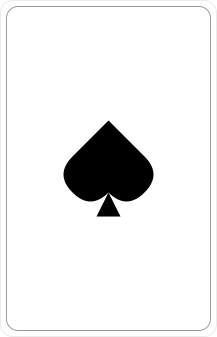
#> input picture resources/cards/card_ace_spades.png, 217 x 337 px; its folder holds 4 pictures in this run
$ python gen.py
#> lines starting #> are read from the running program, lines starting #| are printed output that depends on the picture
from PIL import Image, ImageDraw, ImageFont

font = ImageFont.truetype("/usr/share/fonts/noto/NotoMono-Regular.ttf", 50)

list(map(str,range(2, 11)))+["jack","queen","king"]
for suit in ["spades", "hearts", "clubs", "diamonds"]:
    color = "black" if suit == "spades" or suit == "clubs" else "red"
    base = Image.open("cards/card_ace_{}.png".format(suit))
#> base is the input picture: PIL image 217x337 RGBA; mean R, G, B, A 235.4, 235.4, 235.4, 254.5
    for card in list(map(str,range(2, 11)))+["jack","queen","king"]:
        im = base.copy()#Image.new("RGBA", (162, 252), "white")
        draw = ImageDraw.Draw(im)
        draw.text((0,0), "{}".format(card), color, font)
        del draw
        im.save("cards/card_{}_{}.png".format(card, suit), "PNG", dpi=(72,72))
#> this loop made 12 passes
#> pass 1, `im.save("cards/card_{}_{}.png".format(card, suit), "PNG", dpi=(72,72))`:
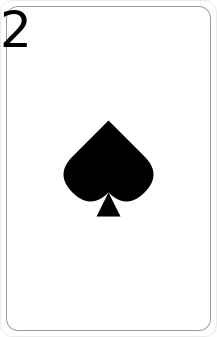
#> saved as card_2_spades.png: PIL image 217x337 RGBA; mean R, G, B, A 234.2, 234.2, 234.2, 254.5; transparent parts drawn white
#> pass 2, `im.save("cards/card_{}_{}.png".format(card, suit), "PNG", dpi=(72,72))`:
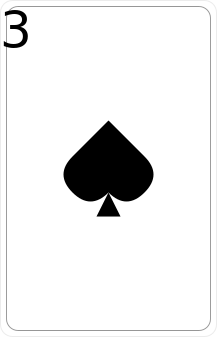
#> saved as card_3_spades.png: PIL image 217x337 RGBA; mean R, G, B, A 234.2, 234.2, 234.2, 254.5; transparent parts drawn white
#> pass 2 of the loop `for suit in ["spades", "hearts", "clubs", "diamonds"]:`:
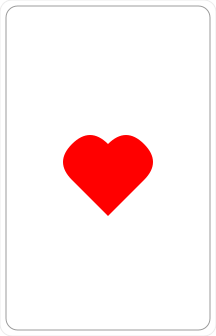
#> input picture resources/cards/card_ace_hearts.png, 216 x 336 px
#> base is the input picture: PIL image 216x336 RGBA; mean R, G, B, A 253.2, 236.5, 236.5, 254.7
#> the loop `for card in list(map(str,range(2, 11)))+["jack","queen","king"]:` made 12 passes
#> pass 1, `im.save("cards/card_{}_{}.png".format(card, suit), "PNG", dpi=(72,72))`:
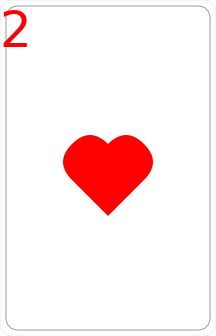
#> saved as card_2_hearts.png: PIL image 216x336 RGBA; mean R, G, B, A 253.2, 235.4, 235.4, 254.7; transparent parts drawn white
#> pass 2, `im.save("cards/card_{}_{}.png".format(card, suit), "PNG", dpi=(72,72))`:
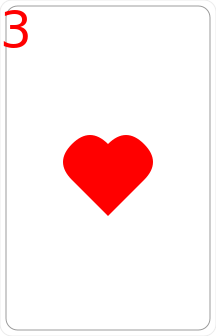
#> saved as card_3_hearts.png: PIL image 216x336 RGBA; mean R, G, B, A 253.2, 235.3, 235.3, 254.7; transparent parts drawn white
#> pass 3 of the loop `for suit in ["spades", "hearts", "clubs", "diamonds"]:`:
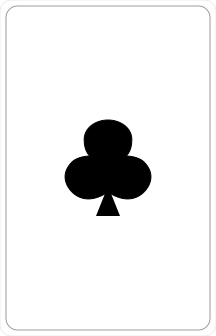
#> input picture resources/cards/card_ace_clubs.png, 216 x 336 px
#> base is the input picture: PIL image 216x336 RGBA; mean R, G, B, A 235.3, 235.3, 235.3, 254.7
#> the loop `for card in list(map(str,range(2, 11)))+["jack","queen","king"]:` made 12 passes
#> pass 1, `im.save("cards/card_{}_{}.png".format(card, suit), "PNG", dpi=(72,72))`:
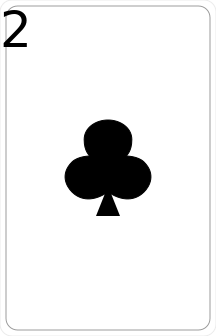
#> saved as card_2_clubs.png: PIL image 216x336 RGBA; mean R, G, B, A 234.2, 234.2, 234.2, 254.7; transparent parts drawn white
#> pass 2, `im.save("cards/card_{}_{}.png".format(card, suit), "PNG", dpi=(72,72))`:
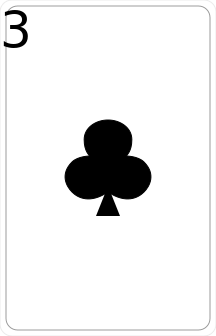
#> saved as card_3_clubs.png: PIL image 216x336 RGBA; mean R, G, B, A 234.1, 234.1, 234.1, 254.7; transparent parts drawn white
#> the loop made 4 passes; the first 3 are shown
